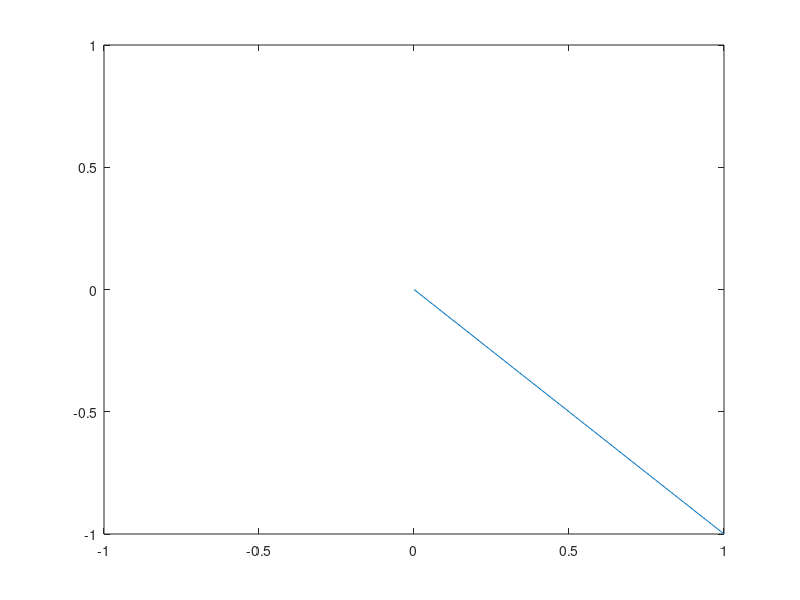

MATLAB code for this plot: (Note: this script raises an error after producing the figure.)
% 1

x = 0:0.01:1;
figure(1);
filename = 'custom.gif';

for n = -1:0.05:1
  y = n .* x;    % Função que se pretende desenhar
  plot(x,y)
  axis([-1 1 -1 1])
  drawnow
  frame = getframe(1);  % guarda o plot como uma movie frame
  im = frame2im(frame);  % converte a frame para uma imagem
  [A,map] = rgb2ind(im, 256);  % converte a imagem para uma imagem indexada
  if n == -1;
    imwrite(A,map,filename,'gif','LoopCount',Inf,'DelayTime',0.1);   % na primeira execução, escreve a imagem no gif
  else
    imwrite(A,map,filename,'gif','WriteMode','append','DelayTime',0.1);  % nas outras execuções, da append da imagem ao gif
    if n == -1 + (5 * 0.05);
      imwrite(A,map,'5.gif','gif','LoopCount',Inf,'DelayTime',0.1);
      imwrite(im,'5.jpg','jpg');
      imwrite(im,'5.png','png');
    end
  end
end

for n = 1:-0.05:-1
  y = n .* x;
  plot(x,y)
  axis([-1 1 -1 1])
  drawnow
  frame = getframe(1);
  im = frame2im(frame);
  [A,map] = rgb2ind(im,256);
  imwrite(A,map,filename,'gif','WriteMode','append','DelayTime',0.1);
end
